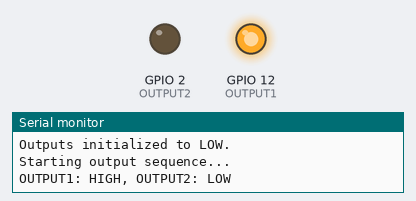
A sketch run on a simulated ESP32. Parts: output pins drawn as LEDs (lit = HIGH), the last lines printed to the serial monitor.

Above: at 2.5 s.
At 7.5 s:
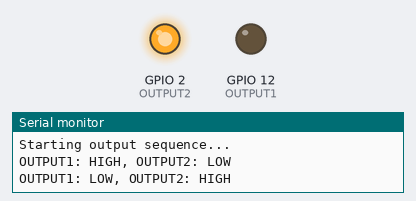
At 12.5 s:
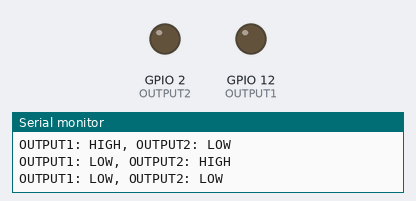
Timing chart, 0 to 19.5 s (numbered marks = the images above):
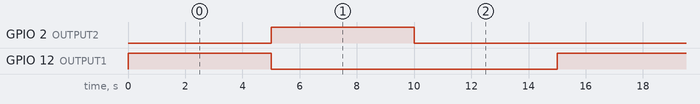

The sketch:

Digital_Output_Example.ino
```cpp
#define OUTPUT1 12
#define OUTPUT2 2

unsigned long timer1 = 0;

void setup() {
  Serial.begin(115200);
  Serial.println("Digital Output Test - Debug Mode");

  // Configure digital outputs
  pinMode(OUTPUT1, OUTPUT);
  pinMode(OUTPUT2, OUTPUT);

  // Initialize outputs to LOW
  digitalWrite(OUTPUT1, LOW);
  digitalWrite(OUTPUT2, LOW);
  Serial.println("Outputs initialized to LOW.");
}

void loop() {
  Serial.println("Starting output sequence...");

  // Turn OUTPUT1 ON and OUTPUT2 OFF
  digitalWrite(OUTPUT1, HIGH);
  digitalWrite(OUTPUT2, LOW);
  Serial.println("OUTPUT1: HIGH, OUTPUT2: LOW");
  delay(5000);

  // Turn OUTPUT1 OFF and OUTPUT2 ON
  digitalWrite(OUTPUT1, LOW);
  digitalWrite(OUTPUT2, HIGH);
  Serial.println("OUTPUT1: LOW, OUTPUT2: HIGH");
  delay(5000);

  // Turn both outputs OFF
  digitalWrite(OUTPUT1, LOW);
  digitalWrite(OUTPUT2, LOW);
  Serial.println("OUTPUT1: LOW, OUTPUT2: LOW");
  delay(5000);

  Serial.println("Output sequence complete. Restarting...");
}
```

Measured:
- by itself, GPIO 2 (OUTPUT2), GPIO 12 (OUTPUT1): alternates HIGH for 5.0 s and LOW for 10.0 s
- by itself, everything shown: repeats every 15.0 s, in 3 steps
